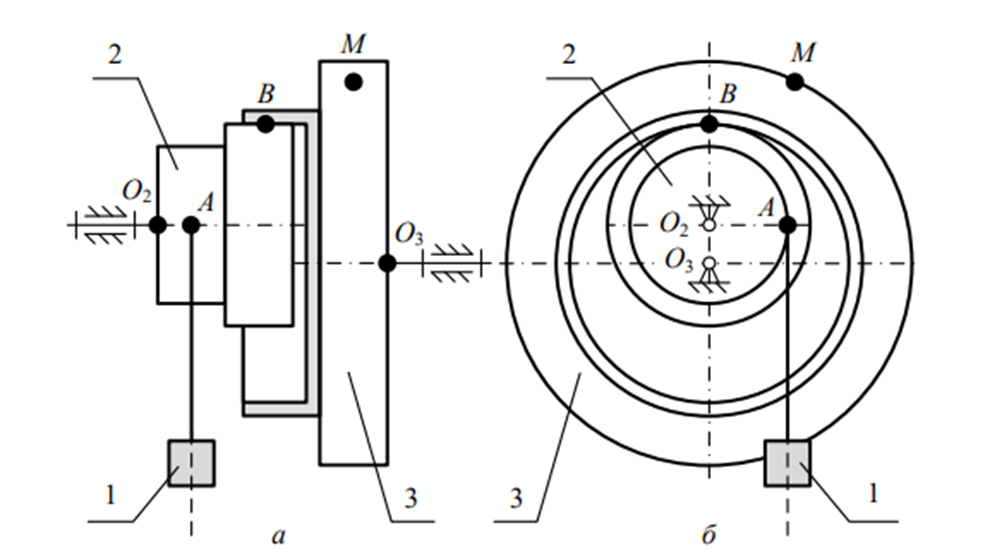
#> input picture img.png, 990 x 552 px
$ python main.py
#> lines starting #> are read from the running program, lines starting #| are printed output that depends on the picture
import math

R2 = 45
r2 = 38
R3 = 115
r3 = 94
def main(t):
    S1 = 40+98*(t**2)
    V1 = 196 * t * 10**(-3)
    a1 = 0.196
    w2 = V1/(r2*10**(-3))
    e2 = a1/(r2*10**(-3))
    Vb = w2*(R2*10**(-3))
    ab = e2*(R2*10**(-2))
    w3 = Vb/(r3*10**(-3))
    e3 = ab/(r3*10**(-3))
    Vm = w3*(R3*10**(-3))
    am1 = e3*(R3*10**(-3))
    anm = Vm**2/(R3*10**(-3))
    am2 = math.sqrt(anm**2 + am1**2)

    # print(f'S1 = {S1}\nV1 = {V1}\na1 = {a1}\nw2 = {w2}\ne2 = {e2}\nVb = {Vb}\nab = {ab}'
    #       f'\nw3 = {w3}\ne3 = {e3}\nVm = {Vm}\nam1 = {am1}\nanm = {anm}\nam2 = {am2}')

    answer = (f'В момент времени t = {t}с:\n'
          f'путь = {S1}мм\n'
          f'нормальное ускорение = {anm}\n'
          f'тангенциальное ускорение = {am1}\n'
          f'полное ускорение = {am2}\n')

    return [S1, anm, am1, am2 ,answer]

print('формула: y1 = 40 + 98t^2')
print('R2 = 45, r2 = 38, R3 = 115, r3 = 94')
print()

from PIL import Image
img = Image.open('img.png')
#> img is the input picture: PIL image 990x552 RGBA; mean R, G, B, A 238.7, 238.7, 238.7, 255
img.show()

import pandas as pd
import matplotlib.pyplot as plt
import seaborn as sns
df = {'секунда':[], 'путь':[],'нормальное ускорение':[], 'тангенсальное ускорение':[], 'полное ускорение':[] }

for i in range(1,100):
    df['секунда'].append(i)
    df['путь'].append(main(i)[0])
    df['нормальное ускорение'].append(main(i)[1])
    df['тангенсальное ускорение'].append(main(i)[2])
    df['полное ускорение'].append(main(i)[3])
df = pd.DataFrame(df)

print(df.to_string())
sns.pairplot(data = df, y_vars=["путь", "нормальное ускорение", "тангенсальное ускорение", "полное ускорение"], x_vars=["секунда"])
sns.pairplot(data = df, corner=True)

plt.show()
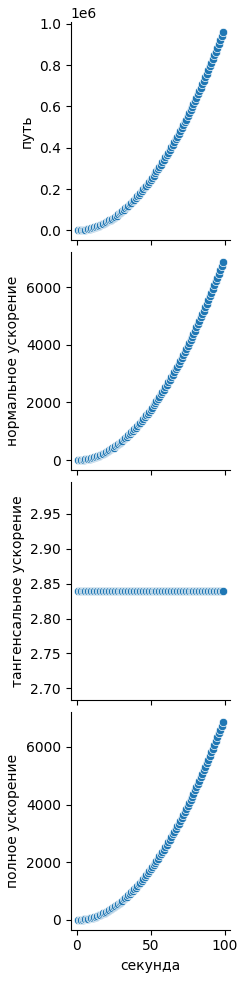
#> figure drawn by matplotlib, 4 panels
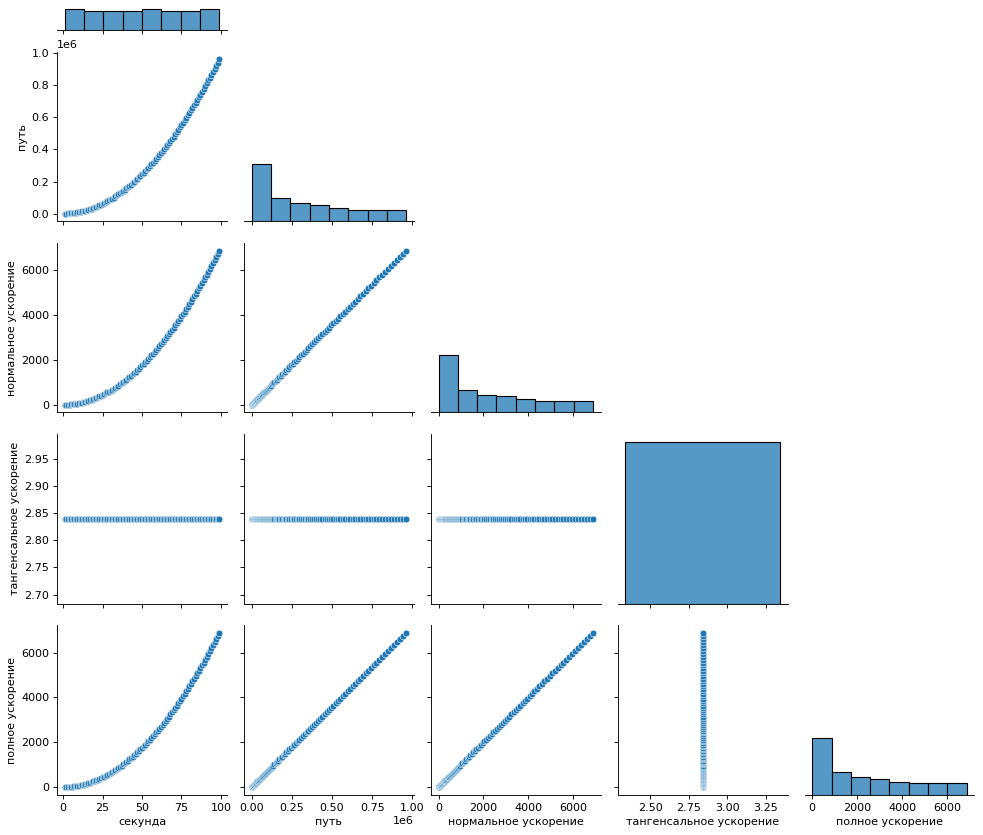
#> figure drawn by matplotlib, 15 panels
